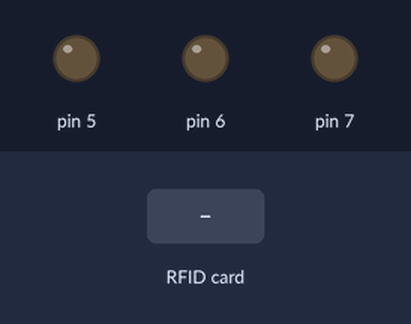
Bench run of a sketch on a simulated Arduino Uno, built with avr-gcc and run on an emulated ATmega328P. Shown: output pins drawn as LEDs (lit = HIGH). Inputs (shaded band) come from the test bench. Pins used as bus, display or sensor lines are not drawn.

Above: at 1.2 s.
1.3 s: RFID card 5E 7A 19 C4 held to the reader
At 2.0 s:
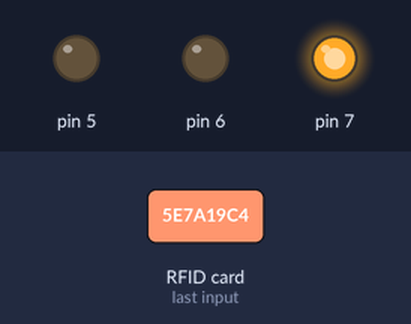
Timing chart, 0 to 4.3 s (numbered marks = the images above; inputs shaded):
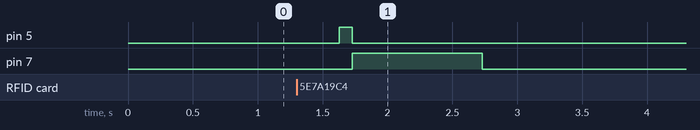

The sketch:

ex40_RFID_exercise2.ino
```cpp
#include <SPI.h>
#include <MFRC522.h>
#include <LED.h>

#define RST_PIN 9
#define SS_PIN 10

MFRC522 mfrc(SS_PIN, RST_PIN); // mfrc 객체 생성

LED buzzer(5); // buzzer
LED ledG(6); //green light
LED ledR(7); //red light

byte myID[4] = {161, 226, 126, 29};

boolean checkID(byte uid[]);
void setup() {
  // put your setup code here, to run once:
  Serial.begin(9600);
  SPI.begin();
  mfrc.PCD_Init();
}

void loop() {
  // put your main code here, to run repeatedly:
  if (!mfrc.PICC_IsNewCardPresent() || !mfrc.PICC_ReadCardSerial()) {
    // 태그 접촉이 되지 않거나 ID 가 읽혀지지 않는 경우
    delay(500);
    return;
  }

  // 카드가 읽힌경우 beep()
  beep();

  // ID가 등록된 것인지 확인
  bool isID = checkID(mfrc.uid.uidByte);

  if (isID) {
    ledG.on();
    delay(1000);
    ledG.off();
  }
  else {
    ledR.on();
    delay(1000);
    ledR.off();
  }
  Serial.println();
}

void beep() {
  buzzer.on();
  delay(100);
  buzzer.off();
}

boolean checkID(byte uid[]) {
  for (int i = 0; i < 4; i++) {
    if (uid[i] != myID[i]) {
      return false;
    }
  }

  return true;
}
```

Measured:
- after the input at 1.3 s, pin 5: LOW → HIGH after 0.33 s, → LOW 0.10 s later; pin 7: LOW → HIGH after 0.43 s, → LOW 1.0 s later
